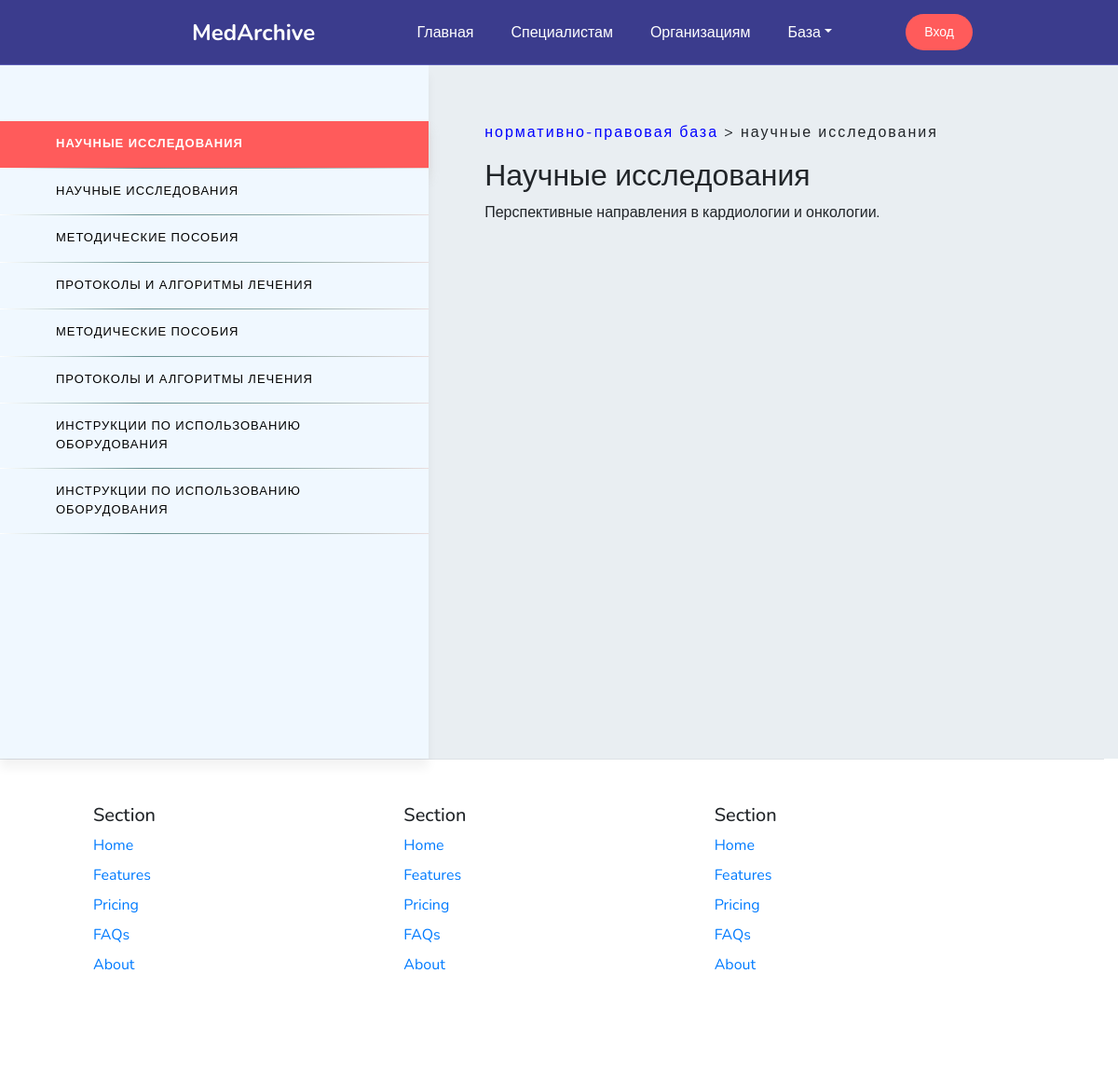
The app's page /account/legal-framework/, older data.
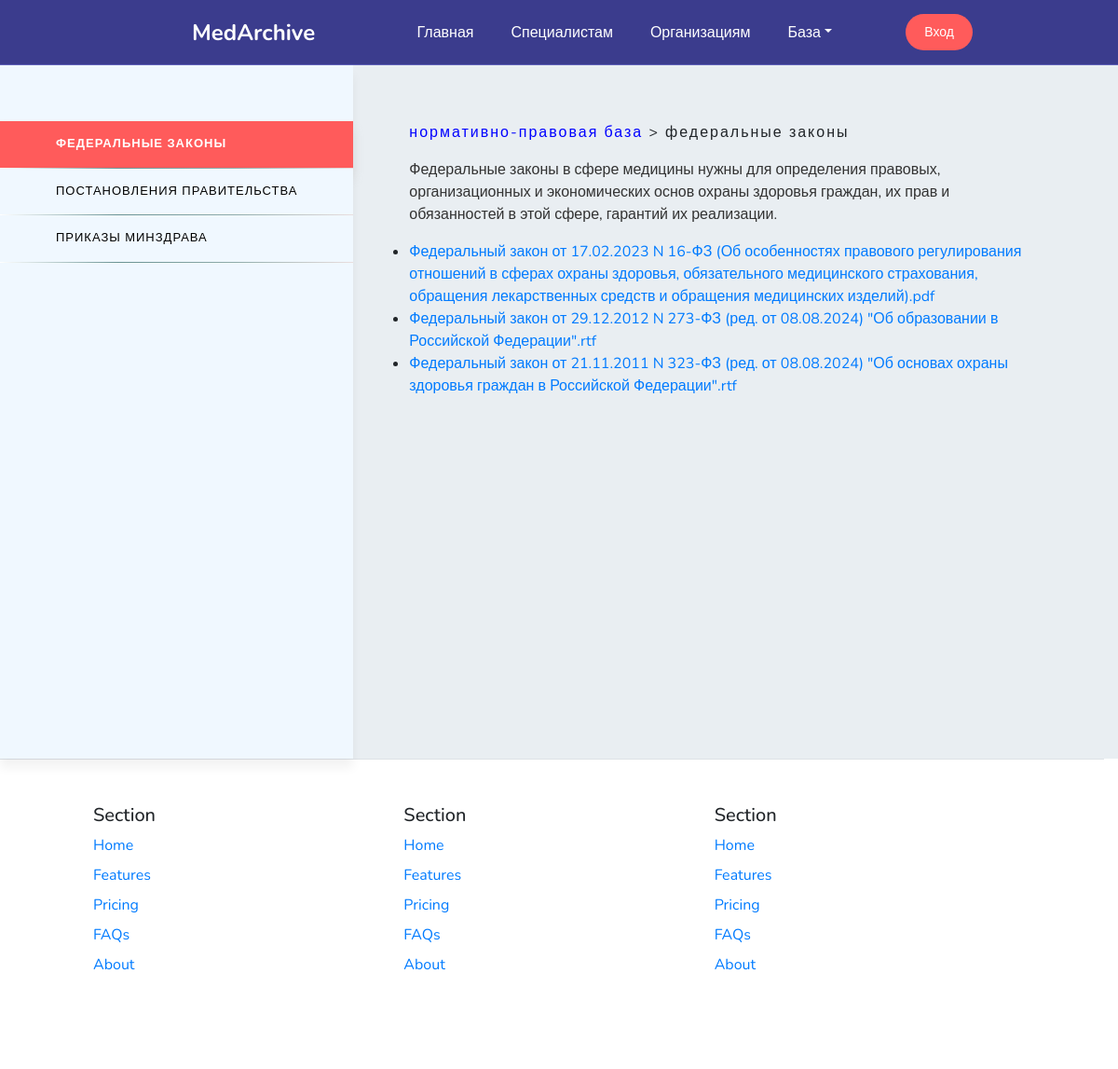
The same page, newer data.
### core/models.py (models this page shows, shortened)
class Base(models.Model):
    section = models.IntegerField(
        verbose_name="Раздел",
        help_text="Номер раздела, связанного с базой информации для специалистов."
    )
    title = models.CharField(
        max_length=255,
        verbose_name="Название подраздела",
        help_text="Название подраздела с информацией для специалистов."
    )
    content = CKEditor5Field(
        verbose_name="Содержание",
        config_name='extends',
        help_text="Полный текст подраздела, отформатированный с помощью редактора."
    )
    published = models.BooleanField(
        default=True,
        verbose_name="Опубликовано?",
        help_text="Отметьте, если информация должна быть доступна на сайте."
    )
    class Meta:
        verbose_name = "База"
        verbose_name_plural = "База"

class Files(models.Model):
    subsection_type = models.ForeignKey(
        ContentType,
        on_delete=models.CASCADE,
        verbose_name="Тип подраздела",
        help_text="Тип контента, к которому относится файл."
    )
    subsection_id = models.PositiveIntegerField(
        verbose_name="ID подраздела",
        help_text="ID объекта контента, к которому относится файл."
    )
    subsection = GenericForeignKey('subsection_type', 'subsection_id')
    title = models.CharField(
        max_length=255,
        verbose_name="Название файла",
        help_text="Название файла, отображаемое на сайте."
    )
    content = models.FileField(
        upload_to='uploads/',
        verbose_name="Содержание",
        help_text="Файл для загрузки, доступный для пользователей сайта."
    )
    published = models.BooleanField(
        default=True,
        verbose_name="Опубликовано?",
        help_text="Отметьте, если файл готов к публикации и должен быть доступен на сайте."
    )
    class Meta:
        verbose_name = "Файл"
        verbose_name_plural = "Файлы"
    def get_extension(self):
        return os.path.splitext(self.content.name)[1].lower()

### acount_user/views.py (the view)
# urls.py: path('legal-framework/', views.legal_framework, name='legal_framework'),
def legal_framework(request):
    subsections = Base.objects.filter(published=True).order_by('section')
    for subsection in subsections:
        subsection.files = Files.objects.filter(
            subsection_type=ContentType.objects.get_for_model(Base),
            subsection_id=subsection.id,
            published=True
        )
    return render(request, 'legal_framework.html', {
        'subsections': subsections,
        'site_settings': SiteSettings.objects.first()
    })

### templates/legal_framework.html (shortened to what this page needs)
{% extends 'main.html' %}
{% block content %}
    <div class="content">
        <div class="supercontent">
            <ul class="cpec_content">
                {% for subsection in subsections %}
                    <li class="cpec_item {% if forloop.first %}-current{% endif %}">
                        <a href="javascript:void(0);" onclick="showContent({{ subsection.id }}, this)">
                            {{ subsection.title }}
                        </a>
                    </li>
                {% endfor %}
            </ul>
            <div class="content-block">
                {% for subsection in subsections %}
                    <div id="content-{{ subsection.id }}" class="content-item"
                         style="{% if forloop.first %}display: block;{% else %}display: none;{% endif %};">
                        <p style="letter-spacing: 2px; text-transform: lowercase"><a href="{{ specialists_url }}">Нормативно-правовая
                            база</a> > {{ subsection.title }}</p>
                        {{ subsection.content|safe }}
                           {% if subsection.files.exists %}
                        <ul>
                            {% for file in subsection.files %}
                                <li>
                                      <a href="{{ file.content.url }}"
                                   target="_blank">{{ file.title }}.{{ file.get_extension|slice:"1:" }}</a>
                                </li>
                            {% endfor %}
                        </ul>
                    {% endif %}
                    </div>
                {% endfor %}
            </div>
        </div>
    </div>
{% endblock %}

Row changes from the older to the newer data that the page shows:
removed Base: title "НАУЧНЫЕ ИССЛЕДОВАНИЯ", title "научные исследования", content "Научные исследования Перспективные направления в кардиологии и онкологии."
removed Base: title "НАУЧНЫЕ ИССЛЕДОВАНИЯ"
removed Base: title "МЕТОДИЧЕСКИЕ ПОСОБИЯ"
removed Base: title "ПРОТОКОЛЫ И АЛГОРИТМЫ ЛЕЧЕНИЯ"
removed Base: title "МЕТОДИЧЕСКИЕ ПОСОБИЯ"
removed Base: title "ПРОТОКОЛЫ И АЛГОРИТМЫ ЛЕЧЕНИЯ"
removed Base: title "ИНСТРУКЦИИ ПО ИСПОЛЬЗОВАНИЮ ОБОРУДОВАНИЯ"
removed Base: title "ИНСТРУКЦИИ ПО ИСПОЛЬЗОВАНИЮ ОБОРУДОВАНИЯ"
added Base: title "ФЕДЕРАЛЬНЫЕ ЗАКОНЫ", title "федеральные законы", content "Федеральные законы в сфере медицины нужны для определения правовых, организационных и экономических основ охраны здоровья граждан, их прав и обязанностей в этой сфере, гарантий их реализации."
added Base: title "ПОСТАНОВЛЕНИЯ ПРАВИТЕЛЬСТВА"
added Base: title "ПРИКАЗЫ МИНЗДРАВА"
added Files: title "Федеральный закон от 17.02.2023 N 16-ФЗ (Об особенностях правового регулирования отношений в сферах охраны здоровья, обязательного медицинского страхования, обращения лекарственных средств и обращения медицинских изделий)", get_extension "pdf"
added Files: title "Федеральный закон от 29.12.2012 N 273-ФЗ (ред. от 08.08.2024) \"Об образовании в Российской Федерации\"", get_extension "rtf"
added Files: title "Федеральный закон от 21.11.2011 N 323-ФЗ (ред. от 08.08.2024) \"Об основах охраны здоровья граждан в Российской Федерации\"", get_extension "rtf"
